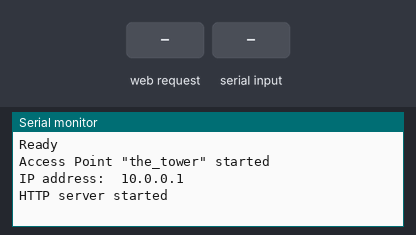
The sketch below on a simulated ESP8266 (NodeMCU). On the bench: the last lines printed to the serial monitor. The inputs (shaded band) are chosen by the test bench.

Above: at 1.2 s.
1.3 s: HTTP request GET / received
At 2.5 s:
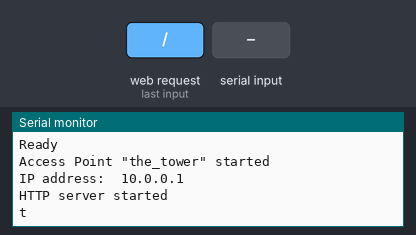
2.8 s: "90,45,200\n" received over Serial
At 4.1 s:
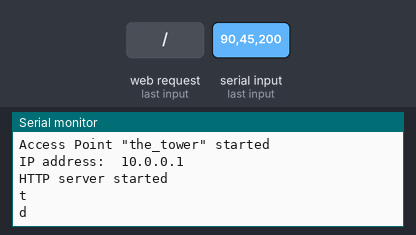

The sketch:

esp_server.ino
```cpp
/*
* This sketch is written for the ESP8266 module.
* It uses the AP mode of the wifi module to broadcast a webpage.
* URL: 10.0.0.1 because mDNS won't work in AP mode
* The webpage contains sensor data that is collected via serial input.
* This is to aid me in monitoring plant conditions in my hydroponics system.
*
* Thanks to Pieter P @ tttapa.github.io for the tutorials. They are excellent
*/

#include <ctype.h>
#include <ESP8266WiFi.h>
#include <WiFiClient.h>
#include <ESP8266WebServer.h>
#include "home_page.h"

const char *ssid = "the_tower"; // The name of the Wi-Fi network that will be created
extern const char* root_page;
static float ph,water_temp,air_temp,humidity;
static int minute,second,hour;


ESP8266WebServer server(80);    // Create a webserver object that listens for HTTP request on port 80

void handle_root();              // function prototypes for HTTP handlers
void handleNotFound();

void collect_data();
int verify_time(String,String,String);

void setup(void) {
  Serial.begin(115200);         // Start the Serial communication to talk with arduino
  delay(10);
  Serial.println('\n');
  IPAddress apLocalIp(10, 0, 0, 1);
  IPAddress gateway(192, 168, 4, 9);
  IPAddress apSubnetMask(255, 255, 255, 0);
  Serial.println(WiFi.softAPConfig(apLocalIp, gateway, apSubnetMask ) ? "Ready" : "Failed!");
  WiFi.softAP(ssid);             // Start the access point
  Serial.print("Access Point \"");
  Serial.print(ssid);

  Serial.println("\" started");
  Serial.print("IP address:\t");
  Serial.println(WiFi.softAPIP());         // Send the IP address of the ESP8266 to the computer

  server.on("/", HTTP_GET, handle_root);        // Call the 'handleRoot' function when a client requests URI "/"
  server.on("/set_time", HTTP_POST, set_time); // Call the 'handleLogin' function when a POST request is made to URI "/login"
  server.onNotFound(handleNotFound);           // When a client requests an unknown URI (i.e. something other than "/"), call function "handleNotFound"

  server.begin();                            // Actually start the server
  Serial.println("HTTP server started");
}

void loop(void) {
  server.handleClient();                       // Listen for HTTP requests from clients
  //handle_serial();
}

//converts variables to strings, puts it all in a buffer, then sends the homepage
void handle_root() {
  char buff[2048],ph_buff[15],water_temp_buff[15],air_temp_buff[15],humidity_buff[15];

  collect_data(); //getting the time and sensor data from the arduino

  dtostrf(ph,4,2,ph_buff);
  dtostrf(water_temp,4,2,water_temp_buff);
  dtostrf(air_temp,4,2,air_temp_buff);
  dtostrf(humidity,4,2,humidity_buff);
  sprintf(buff, root_page, hour, minute, second,
          ph_buff, air_temp_buff, water_temp_buff,
          humidity_buff,"full", "full");
  server.send(200, "text/html", buff);
}

//function called by HTTP POST on set time button on homepage
void set_time(){
  if ( ! server.hasArg("hour") || ! server.hasArg("minute")
       || ! server.hasArg("second") || server.arg("hour") == NULL
       || server.arg("minute") == NULL || server.arg("second") == NULL) {
    server.send(400, "text/plain", "400: Invalid Request");         // The request is invalid, so send HTTP status 400
    return;
  }

  if(verify_time(server.arg("hour"),server.arg("minute"),server.arg("second"))){
    Serial.println("c "+server.arg("hour") + " " + server.arg("minute") + " " + server.arg("second"));
  }else{                                                                            // Username and password don't match
    server.send(401, "text/plain", "error: time not valid");
 }
}

void handleNotFound() {
  server.send(404, "text/plain", "404: Not found"); // Send HTTP status 404 (Not Found) when there's no handler for the URI in the request
}

int verify_time(String h,String m, String s){
  for(int i = 0; i< h.length(); i++)
    if(!isDigit(h.charAt(i)))
      return 0;

  for(int i = 0; i< m.length(); i++)
    if(!isDigit(m.charAt(i)))
      return 0;

  for(int i = 0; i< s.length(); i++)
    if(!isDigit(s.charAt(i)))
      return 0;

  if(h.toInt() > 23 || h.toInt() < 0)
    return 0;

  if(m.toInt() > 59 || m.toInt() < 0)
    return 0;

  if(s.toInt() > 59 || s.toInt() < 0)
    return 0;

  return 1;
}

void collect_data(){
  String time_str;
  String sensor_str;
  int count=0;
  Serial.println("t");
  while(!Serial.available() && count < 10000){
    delay(10);
    count++;
  }
  count = 0;
  if(Serial.read() == 't'){
    hour = Serial.parseInt();
    minute = Serial.parseInt();
    second = Serial.parseInt();
  }else{
    hour=-1;
    minute=-1;
    second=-1;
  }
  Serial.flush();
  Serial.println("d");
  while(!Serial.available() && count < 100000){
    delay(10);
    count++;
  }
  if(Serial.read() == 'd'){
    humidity = Serial.parseFloat();
    air_temp = Serial.parseFloat();
    water_temp = Serial.parseFloat();
    ph = Serial.parseFloat();
  }
  Serial.flush();
}
```

home_page.h
```cpp
 const char* root_page =
"\
<h1>Tower Info</h1>\
<h3>Time: %dh: %dm: %ds</h3>\
<h3>PH: %s</h3>\
<h3>Air temp: %s</h3>\
<h3>Water temp: %s</h3>\
<h3>Humidity: %s</h3>\
<h3>main water level: %s</h3>\
<h3>backup water level: %s</h3>\
</br>\
<h1>Tower Controls</h1>\
<form action=\"/set_time\" method=\"POST\">\
<input type=\"text\" name=\"hour\" placeholder=\"hour\">\
<input type=\"text\" name=\"minute\" placeholder=\"minute\">\
<input type=\"text\" name=\"second\" placeholder=\"second\"></br>\
<input type=\"submit\" value=\"Set time\"></form>\
<p>Try 'John Doe' and 'password123' ...</p>\
";
```

Measured:
- after the input at 1.3 s, the serial monitor: prints a new line at once (image 1)
- after the input at 2.8 s, the serial monitor: prints a new line at once (image 2)
